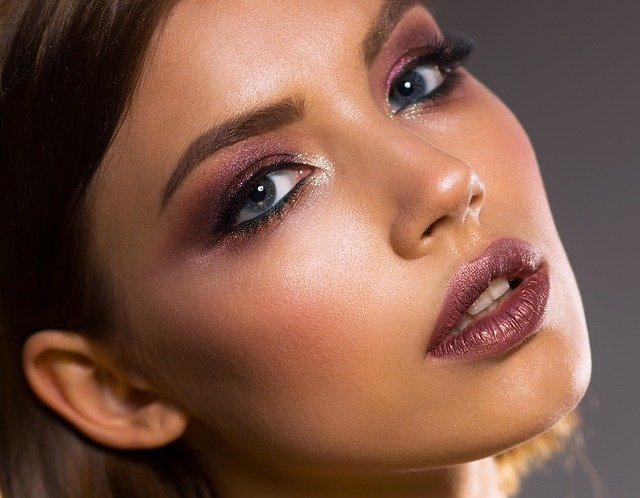
//> input picture AdaptiveMedianFilter/test.jpg, 640 x 498 px
$ ./main   (built with g++ and OpenCV 4)
//> lines starting //> are read from the running program, lines starting //| are printed output that depends on the picture
#include <stdio.h>
#include <opencv2/opencv.hpp>
#include <opencv2/highgui/highgui.hpp>
#include <opencv2/imgproc/imgproc.hpp>

//盐噪声
void saltNoise(cv::Mat img, int n)
{
    int x, y;
    for (int i = 0; i < n / 2; i++)
    {
        x = std::rand() % img.cols;
        y = std::rand() % img.rows;
        //灰度图
        if (img.type() == CV_8UC1)
        {
            img.at<uchar>(y, x) = 255;
        }
        //彩色图像
        else if (img.type() == CV_8UC3)
        {
            img.at<cv::Vec3b>(y, x)[0] = 255;
            img.at<cv::Vec3b>(y, x)[1] = 255;
            img.at<cv::Vec3b>(y, x)[2] = 255;
        }
    }
}

//椒噪声
void pepperNoise(cv::Mat img, int n)
{
    int x, y;
    for (int i = 0; i < n / 2; i++)
    {
        x = std::rand() % img.cols;
        y = std::rand() % img.rows;
        if (img.type() == CV_8UC1)
        {
            img.at<uchar>(y, x) = 0;
        }
        else if (img.type() == CV_8UC3)
        {
            img.at<cv::Vec3b>(y, x)[0] = 0;
            img.at<cv::Vec3b>(y, x)[1] = 0;
            img.at<cv::Vec3b>(y, x)[2] = 0;
        }
    }
}

// 中值滤波器
uchar medianFilter(cv::Mat img, int row, int col, int kernelSize)
{
    std::vector<uchar> pixels;
    for (int y = -kernelSize / 2; y <= kernelSize / 2; y++)
    {
        for (int x = -kernelSize / 2; x <= kernelSize / 2; x++)
        {
            pixels.push_back(img.at<uchar>(row + y, col + x));
        }
    }
    sort(pixels.begin(), pixels.end());
    auto med = pixels[kernelSize * kernelSize / 2];
    return med;
}

// 自适应中值滤波器
uchar adaptiveMedianFilter(cv::Mat& img, int row, int col, int kernelSize, int maxSize)
{
    std::vector<uchar> pixels;
    for (int y = -kernelSize / 2; y <= kernelSize / 2; y++)
    {
        for (int x = -kernelSize / 2; x <= kernelSize / 2; x++)
        {
            pixels.push_back(img.at<uchar>(row + y, col + x));
        }
    }

    sort(pixels.begin(), pixels.end());

    auto min = pixels[0];
    auto max = pixels[kernelSize * kernelSize - 1];
    auto med = pixels[kernelSize * kernelSize / 2];
    auto zxy = img.at<uchar>(row, col);
    if (med > min && med < max)
    {
        // to B
        if (zxy > min && zxy < max)
            return zxy;
        else
            return med;
    }
    else
    {
        kernelSize += 2;
        if (kernelSize <= maxSize)
            return adaptiveMedianFilter(img, row, col, kernelSize, maxSize);// 增大窗口尺寸，继续A过程。
        else
            return med;
    }
}

//改进的自适应滤波器1
uchar improvedAdaptiveMedianFilter1(cv::Mat& img, int row, int col, int kernelSize, int maxSize) {
    std::vector<uchar> pixels;
    for (int y = -kernelSize / 2; y <= kernelSize / 2; y++)
    {
        for (int x = -kernelSize / 2; x <= kernelSize / 2; x++)
        {
            pixels.push_back(img.at<uchar>(row + y, col + x));
        }
    }

    sort(pixels.begin(), pixels.end());

    auto min = pixels[0];
    auto max = pixels[kernelSize * kernelSize - 1];
    auto med = pixels[kernelSize * kernelSize / 2];
    auto zxy = img.at<uchar>(row, col);

    //未被噪声污染的点
    std::vector<uchar>purePixels;
    for (auto pixel : pixels) {
        if (pixel<max && pixel>min) {
            purePixels.push_back(pixel);
        }
    }

    if (purePixels.size()>0)
    {
        //计算purePixels的中值
        int PPMed = purePixels[purePixels.size() / 2];
        //判断zxy是否为噪声
        if (zxy<max && zxy>min) {
            return zxy;
        }
        else {
            return PPMed;
        }
    }
    else
    {
        kernelSize += 2;
        if (kernelSize <= maxSize)
            return improvedAdaptiveMedianFilter1(img, row, col, kernelSize, maxSize);// 增大窗口尺寸
        else
            return med;
    }
}

//计算MSD
uchar MSD(cv::Mat& img, int row, int col, int maxSize) {
    std::vector<uchar> pixels;
    for (int y = -maxSize / 2; y <= maxSize / 2; y++)
    {
        for (int x = -maxSize / 2; x <= maxSize / 2; x++)
        {
            pixels.push_back(img.at<uchar>(row + y, col + x));
        }
    }
    sort(pixels.begin(), pixels.end());
    auto min = pixels[0];
    auto max = pixels[maxSize * maxSize - 1];
    auto med = pixels[maxSize * maxSize / 2];
    auto zxy = img.at<uchar>(row, col);

    //未被噪声污染的点
    std::vector<uchar>purePixels;
    for (auto pixel : pixels) {
        if (pixel<max && pixel>min) {
            purePixels.push_back(pixel);
        }
    }
    //if (purePixels.size() == 0)return zxy;
    //计算几何距离
    std::vector<uchar>MSDSet;
    for (auto purePixel : purePixels) {
        if (purePixel >= zxy) {
            MSDSet.push_back(purePixel - zxy);
        }
        else {
            MSDSet.push_back(zxy - purePixel);
        }
    }
    sort(MSDSet.begin(), MSDSet.end());
    return MSDSet[0];
}

//改进的自适应滤波器2
uchar improvedAdaptiveMedianFilter2(cv::Mat& img, int row, int col, int kernelSize, int maxSize,int k) {
    std::vector<uchar> pixels;
    for (int y = -kernelSize / 2; y <= kernelSize / 2; y++)
    {
        for (int x = -kernelSize / 2; x <= kernelSize / 2; x++)
        {
            pixels.push_back(img.at<uchar>(row + y, col + x));
        }
    }

    sort(pixels.begin(), pixels.end());

    auto min = pixels[0];
    auto max = pixels[kernelSize * kernelSize - 1];
    auto med = pixels[kernelSize * kernelSize / 2];
    auto zxy = img.at<uchar>(row, col);
    if (zxy > max && zxy < min) {
        return zxy;
    }
    else {
        //未被噪声污染的点
        std::vector<uchar>purePixels;
        for (auto pixel : pixels) {
            if (pixel<max && pixel>min) {
                purePixels.push_back(pixel);
            }
        }

        if (purePixels.size() > 0)
        {
            //计算purePixels的中值
            int PPMed = purePixels[purePixels.size() / 2];
            uchar MSDValue = MSD(img, row, col, maxSize);
            if (MSDValue < k)return zxy;
            else return PPMed;
        }
        else
        {
            kernelSize += 2;
            if (kernelSize <= maxSize)
                return improvedAdaptiveMedianFilter2(img, row, col, kernelSize, maxSize,k);// 增大窗口尺寸
            else
                return zxy;
        }
    }
}


int main()
{
    int minSize = 3;
    int maxSize = 7;
    //改进算法2 MSD阈值
    int k = 2;
    int imgSize;
    double noiseIntensity = 1;
    cv::Mat img;
    img = cv::imread("test.jpg");
//> img is the input picture: 498 rows x 640 cols, CV_8UC3; mean B, G, R 72, 88.2, 127.4
    imgSize = img.cols * img.rows;
//> imgSize = 318720
    cv::cvtColor(img, img, cv::COLOR_BGR2GRAY);
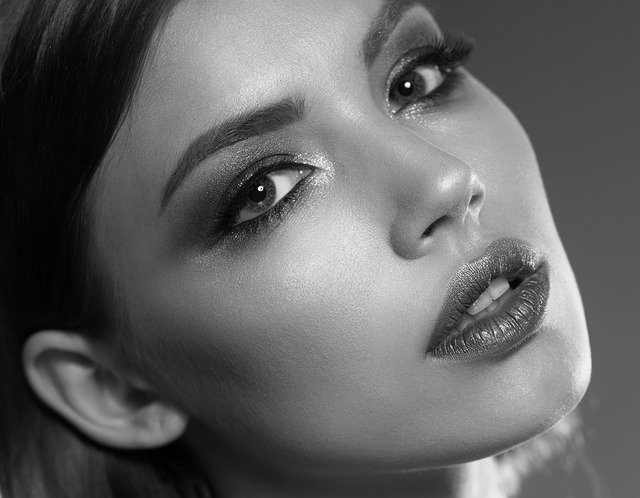
//> img: 498 rows x 640 cols, CV_8UC1; min 0, max 254, mean 98.1
    cv::imshow("src", img);
    saltNoise(img, imgSize * noiseIntensity);
//> after the loop in saltNoise, `for (int i = 0; i < n / 2; i++)`:
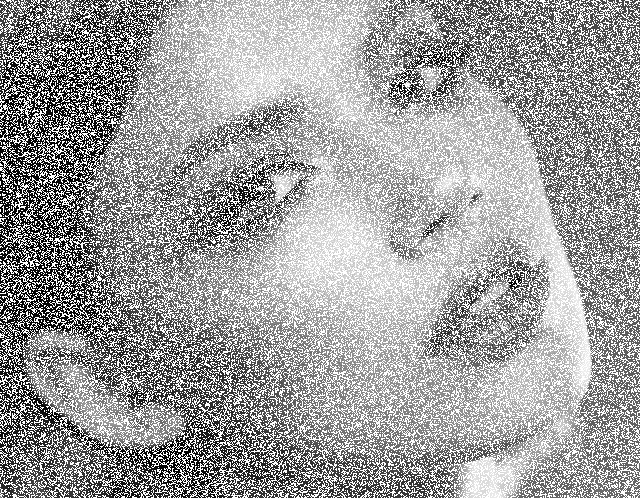
//> img: 498 rows x 640 cols, CV_8UC1; min 0, max 255, mean 159.7
    pepperNoise(img, imgSize * noiseIntensity);
//> after the loop in pepperNoise, `for (int i = 0; i < n / 2; i++)`:
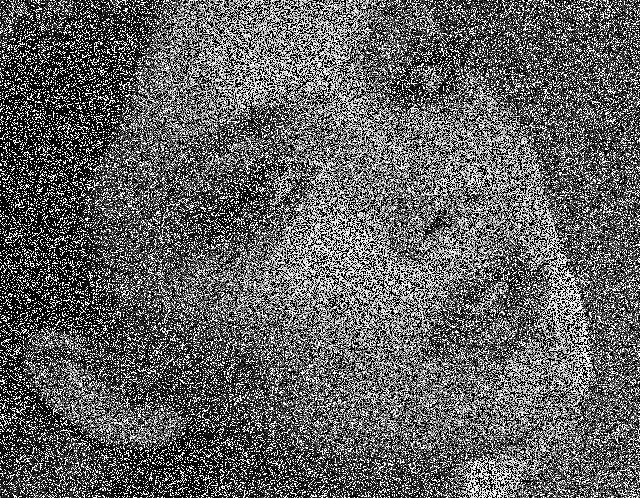
//> img: 498 rows x 640 cols, CV_8UC1; min 0, max 255, mean 96.7
    cv::imshow("noise", img);
    cv::Mat temp1 = img.clone();
    cv::Mat temp2 = img.clone();
    cv::Mat temp3 = img.clone();

    // 自适应中值滤波
    cv::Mat img1;
    // 扩展图像的边界
    cv::copyMakeBorder(img, img1, maxSize / 2, maxSize / 2, maxSize / 2, maxSize / 2, cv::BorderTypes::BORDER_REFLECT);
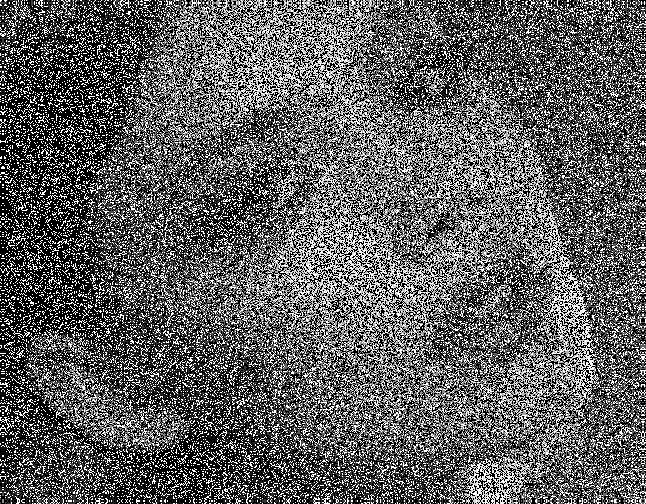
//> img1: 504 rows x 646 cols, CV_8UC1; min 0, max 255, mean 96.5
    // 图像循环
    for (int j = maxSize / 2; j < img1.rows - maxSize / 2; j++)
    {
        for (int i = maxSize / 2; i < img1.cols - maxSize / 2; i++)
        {
            img1.at<uchar>(j, i) = adaptiveMedianFilter(img1, j, i, minSize, maxSize);
        }
    }
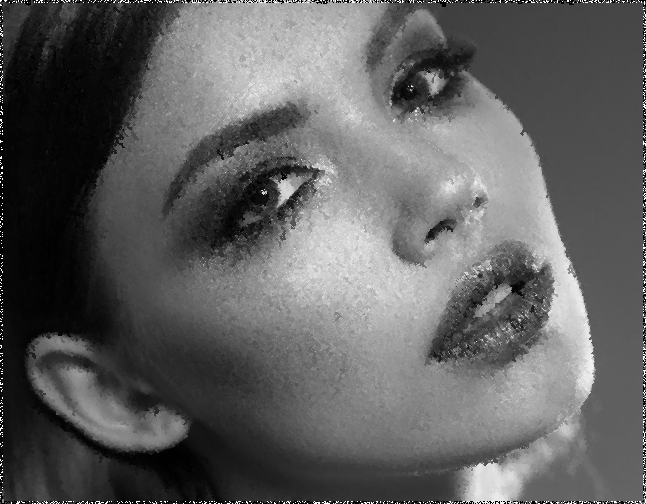
//> img1: 504 rows x 646 cols, CV_8UC1; min 0, max 255, mean 95.6
    cv::imshow("adaptiveMedianFilter", img1);

    // 中值滤波
    cv::Mat img2;
    int kernelSize = 3;
    cv::copyMakeBorder(temp1, img2, kernelSize / 2, kernelSize / 2, kernelSize / 2, kernelSize / 2, cv::BorderTypes::BORDER_REFLECT);
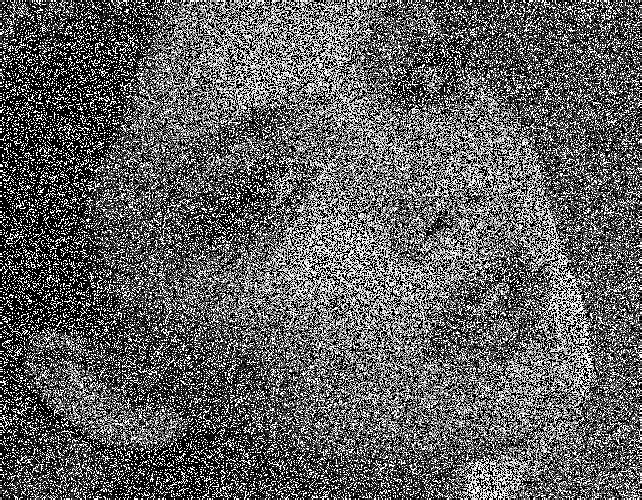
//> img2: 500 rows x 642 cols, CV_8UC1; min 0, max 255, mean 96.7
    for (int j = kernelSize / 2; j < img2.rows - kernelSize / 2; j++)
    {
        for (int i = kernelSize / 2; i < img2.cols - kernelSize / 2; i++)
        {
            img2.at<uchar>(j, i) = medianFilter(img2, j, i, kernelSize);
        }
    }
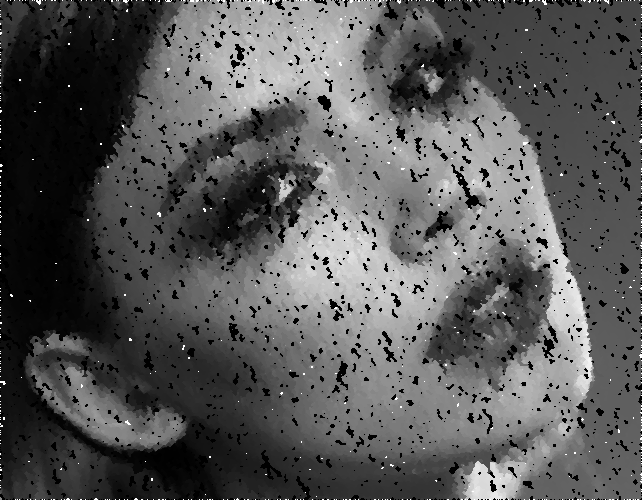
//> img2: 500 rows x 642 cols, CV_8UC1; min 0, max 255, mean 87.6
    cv::imshow("medianFilter", img2);

    // 改进的自适应中值滤波1
    cv::Mat img3;
    // 扩展图像的边界
    cv::copyMakeBorder(temp2, img3, maxSize / 2, maxSize / 2, maxSize / 2, maxSize / 2, cv::BorderTypes::BORDER_REFLECT);
    // 图像循环
    for (int j = maxSize / 2; j < img3.rows - maxSize / 2; j++)
    {
        for (int i = maxSize / 2; i < img3.cols - maxSize / 2; i++)
        {
            img3.at<uchar>(j, i) = improvedAdaptiveMedianFilter1(img3, j, i, minSize, maxSize);
        }
    }
    cv::imshow("improvedAdaptiveMedianFilter1", img3);

    // 改进的自适应中值滤波2
    cv::Mat img4;
    // 扩展图像的边界
    cv::copyMakeBorder(temp3, img4, maxSize / 2, maxSize / 2, maxSize / 2, maxSize / 2, cv::BorderTypes::BORDER_REFLECT);
    // 图像循环
    for (int j = maxSize / 2; j < img4.rows - maxSize / 2; j++)
    {
        for (int i = maxSize / 2; i < img4.cols - maxSize / 2; i++)
        {
            img4.at<uchar>(j, i) = improvedAdaptiveMedianFilter2(img4, j, i, minSize, maxSize,k);
        }
    }
    cv::imshow("improvedAdaptiveMedianFilter2", img4);

    cv::waitKey();
    cv::destroyAllWindows();

    return 0;
}
